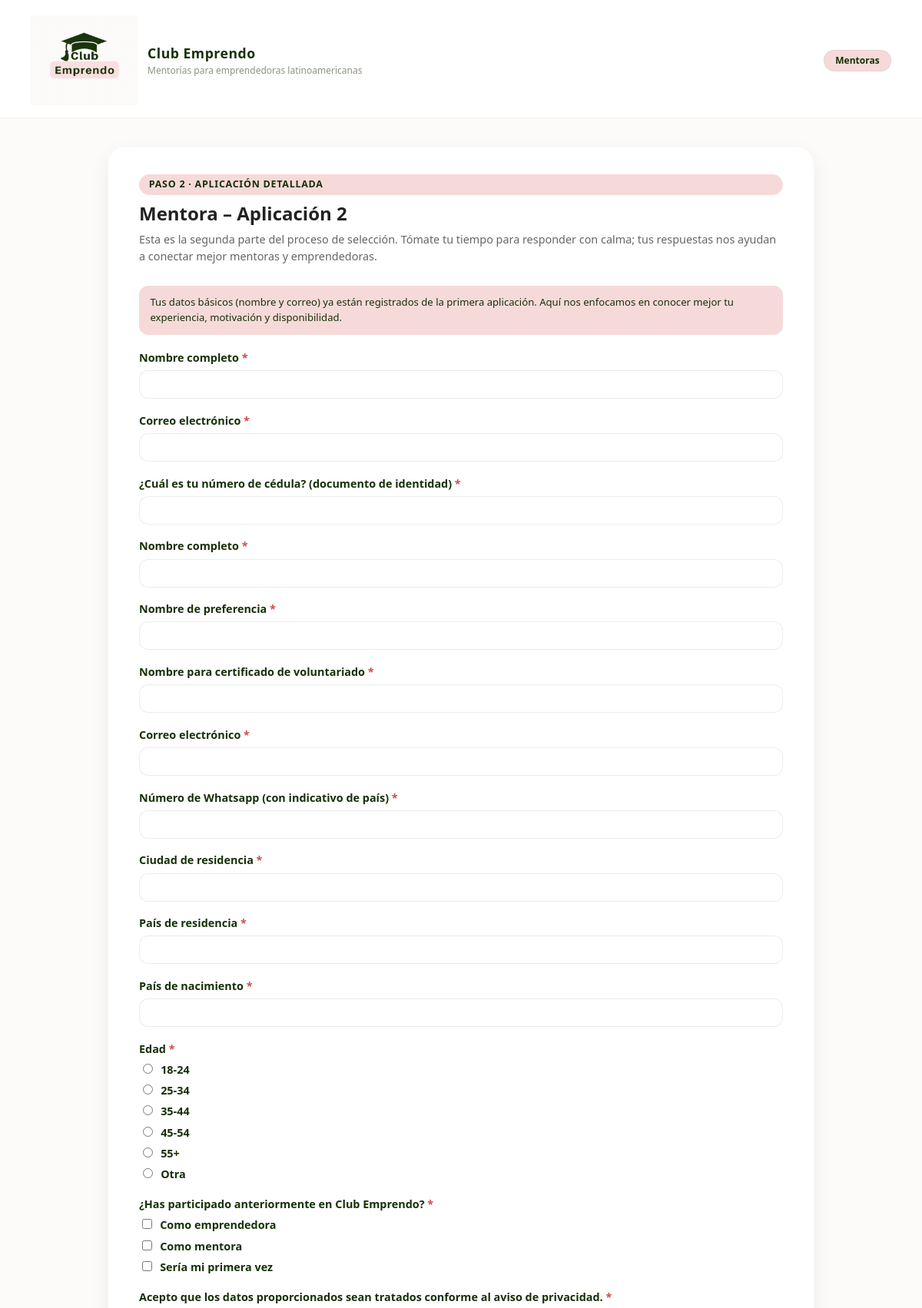
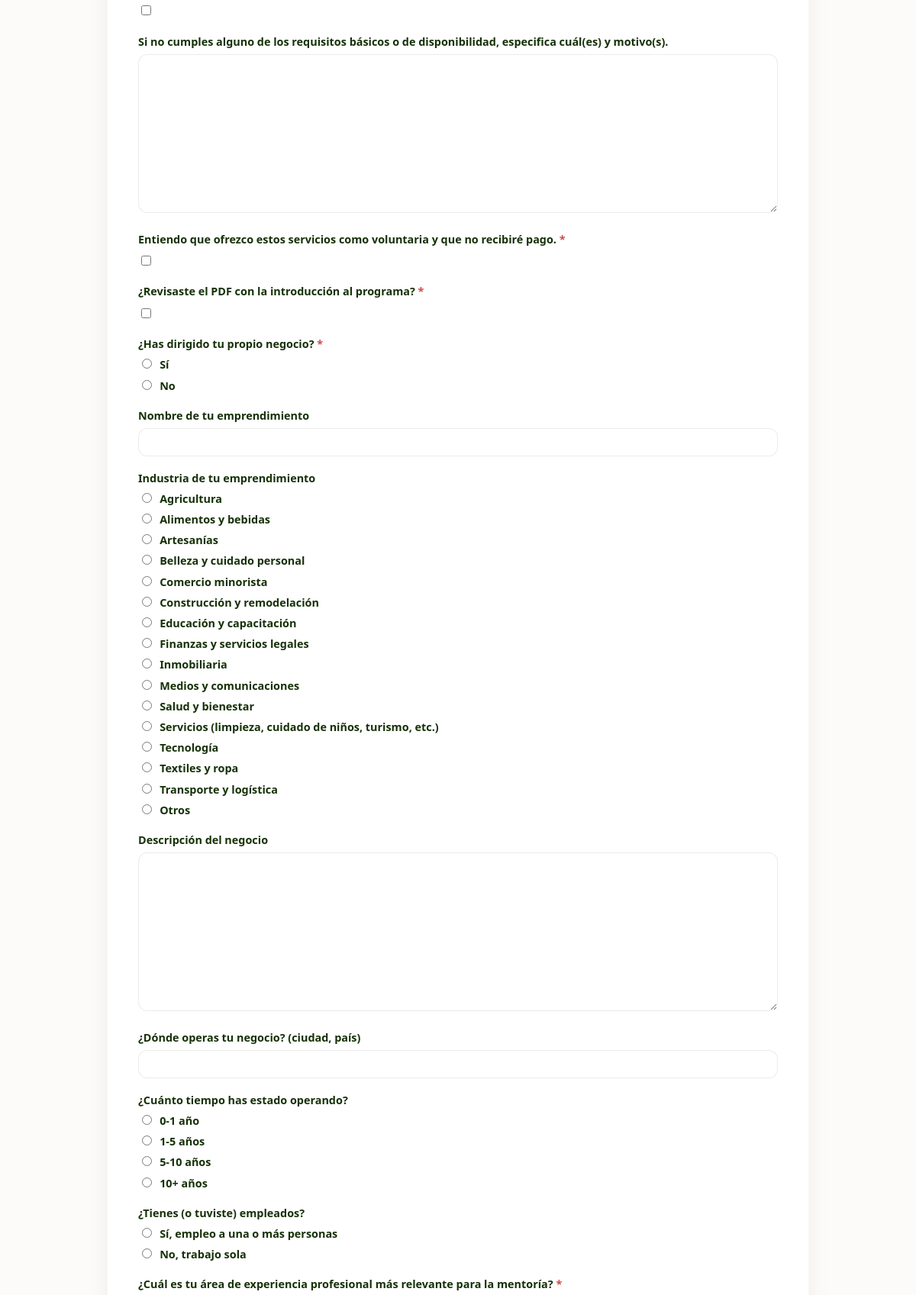
The page /apply/mentora/continue/preview/ (upper part) on the database its author committed (2 pictures, top to bottom).
### applications/models.py (models this page shows, shortened)
class FormDefinition(models.Model):
    slug = models.SlugField(unique=True)  # e.g. "E_A1"
    name = models.CharField(max_length=200)
    description = models.TextField(blank=True)
    is_public = models.BooleanField(
        default=True,
        help_text="Public forms are linked directly from the website (A1). A2 forms are private and used via invite link.",
    )

class Question(models.Model):
    SHORT_TEXT = "short_text"
    LONG_TEXT = "long_text"
    INTEGER = "integer"
    BOOLEAN = "boolean"         # single checkbox
    CHOICE = "choice"           # single choice (radio/dropdown)
    MULTI_CHOICE = "multi_choice"  # multiple choice (checkbox list)
    FIELD_TYPES = [
        (SHORT_TEXT, "Short text"),
        (LONG_TEXT, "Long text"),
        (INTEGER, "Integer"),
        (BOOLEAN, "Yes/No (checkbox)"),
        (CHOICE, "Single choice"),
        (MULTI_CHOICE, "Multiple choice"),
    ]
    form = models.ForeignKey(
        FormDefinition,
        on_delete=models.CASCADE,
        related_name="questions",
    )
    text = models.CharField(max_length=255)
    help_text = models.TextField(blank=True)
    field_type = models.CharField(max_length=20, choices=FIELD_TYPES)
    required = models.BooleanField(default=True)
    position = models.PositiveIntegerField(default=0)
    slug = models.SlugField(
        help_text="Stable identifier for grading (e.g. 'e2_hours_per_week')."
    )
    active = models.BooleanField(default=True)
    class Meta:
        unique_together = ("form", "slug")
        ordering = ["position"]

### applications/views.py (the view)
def apply_mentora_second_preview(request):
    return _handle_application_form(request, "M_A2", second_stage=True)

### applications/templates/applications/application_form.html (shortened to what this page needs)
{% extends "applications/base.html" %}
{% block role_chips %}
  {% if form_def.slug|slice:":1" == "E" %}
    <span class="ce-chip">Emprendedoras</span>
  {% elif form_def.slug|slice:":1" == "M" %}
    <span class="ce-chip">Mentoras</span>
  {% else %}
    {{ block.super }}
  {% endif %}
{% endblock %}
{% block content %}
  <div class="ce-form-header">
    <span class="ce-form-pill">
        {% if second_stage %}
          Paso 2 · Aplicación detallada
        {% else %}
          Paso 1 · Aplicación inicial
        {% endif %}
      </span>
    <h1 class="ce-form-title ce-heading">{{ form_def.name }}</h1>
    <p class="ce-form-subtitle">
      {% if second_stage %}
        Esta es la segunda parte del proceso de selección. Tómate tu tiempo para
        responder con calma; tus respuestas nos ayudan a conectar mejor mentoras
        y emprendedoras.
      {% else %}
        Cuéntanos un poco sobre ti y confirma si cumples con los requisitos del
        programa.
      {% endif %}
    </p>
  </div>
  {% if second_stage %}
    <div class="ce-alert">
      Tus datos básicos (nombre y correo) ya están registrados de la primera
      aplicación. Aquí nos enfocamos en conocer mejor tu experiencia,
      motivación y disponibilidad.
    </div>
  {% endif %}
  <form method="post">
    {% for field in form %}
      <div class="form-row">
        <label
          {% if field.field.required %}class="required"{% endif %}
          for="{{ field.id_for_label }}"
        >
          {{ field.label }}
        </label>
        {{ field }}
      </div>
    {% endfor %}
  </form>
{% endblock %}

### static/applications/css/styles.css (style rules this page uses)
:root { --ce-pink: #ffd1d1; --ce-soft-pink: #f6dad9; --ce-deep-green: #163108; --ce-muted-green: #889480; --ce-bg: #fcfbfa; --ce-white: #ffffff; --ce-radius-lg: 18px; --ce-radius-md: 12px; --ce-radius-sm: 8px; --ce-shadow-soft: 0 10px 30px rgba(0, 0, 0, 0.06); }
*, *::before, *::after { box-sizing: border-box; }
body { margin: 0; font-family: system-ui, -apple-system, BlinkMacSystemFont, "Segoe UI", sans-serif; background-color: var(--ce-bg); color: #222; line-height: 1.5; }
h1, h2, h3, h4, .ce-heading { font-family: "Aileron", system-ui, -apple-system, BlinkMacSystemFont, "Segoe UI", sans-serif; }
.ce-chip { border-radius: 999px; padding: 0.25rem 0.9rem; font-size: 0.75rem; border: 1px solid rgba(0, 0, 0, 0.05); background: var(--ce-soft-pink); color: var(--ce-deep-green); font-weight: 600; }
.ce-form-header { display: flex; flex-direction: column; gap: 0.35rem; margin-bottom: 1.75rem; }
.ce-form-pill { display: inline-flex; align-items: center; gap: 0.4rem; font-size: 0.78rem; padding: 0.25rem 0.8rem; border-radius: 999px; background: var(--ce-soft-pink); color: var(--ce-deep-green); font-weight: 600; text-transform: uppercase; letter-spacing: 0.06em; }
.ce-form-title { font-size: 1.5rem; margin: 0; }
.ce-form-subtitle { font-size: 0.9rem; color: #666; margin: 0; }
form { margin: 0; }
.form-row { margin-bottom: 1.1rem; }
.form-row label { display: block; font-size: 0.9rem; font-weight: 600; color: var(--ce-deep-green); margin-bottom: 0.35rem; }
input[type="text"], input[type="email"], input[type="number"], input[type="tel"], textarea, select { width: 100%; border-radius: var(--ce-radius-md); border: 1px solid rgba(0, 0, 0, 0.08); padding: 0.5rem 0.7rem; font-size: 0.9rem; font-family: inherit; background-color: #fff; transition: border-color 0.15s ease, box-shadow 0.15s ease, background-color 0.15s ease; }
textarea { min-height: 110px; resize: vertical; }
.form-row input[type="radio"], .form-row input[type="checkbox"] { margin-right: 0.4rem; }
label.required::after { content: " *"; color: #d14b4b; }
.ce-alert { border-radius: var(--ce-radius-md); background: var(--ce-soft-pink); color: var(--ce-deep-green); padding: 0.75rem 0.9rem; font-size: 0.82rem; margin-bottom: 1.2rem; }

### rows shown on the page
FormDefinition: name "Mentora – Aplicación 2"
Question: label "Nombre completo", label "Nombre completo"
Question: label "Correo electrónico", label "Correo electrónico"
Question: label "¿Cuál es tu número de cédula? (documento de identidad)"
Question: label "Nombre de preferencia"
Question: label "Nombre para certificado de voluntariado"
Question: label "Número de Whatsapp (con indicativo de país)"
Question: label "Ciudad de residencia"
Question: label "País de residencia"
Question: label "País de nacimiento"
Question: label "Edad"
Question: label "¿Has participado anteriormente en Club Emprendo?"
Question: label "Acepto que los datos proporcionados sean tratados conforme al aviso de privacidad."
Question: label "Si no cumples alguno de los requisitos básicos o de disponibilidad, especifica cuál(es) y motivo(s)."
Question: label "Entiendo que ofrezco estos servicios como voluntaria y que no recibiré pago."
Question: label "¿Revisaste el PDF con la introducción al programa?"
Question: label "¿Has dirigido tu propio negocio?"
Question: label "Nombre de tu emprendimiento"
Question: label "Industria de tu emprendimiento"
Question: label "Descripción del negocio"
Question: label "¿Dónde operas tu negocio? (ciudad, país)"
Question: label "¿Cuánto tiempo has estado operando?"
Question: label "¿Tienes (o tuviste) empleados?"
Question: label "¿Cuál es tu área de experiencia profesional más relevante para la mentoría?"
